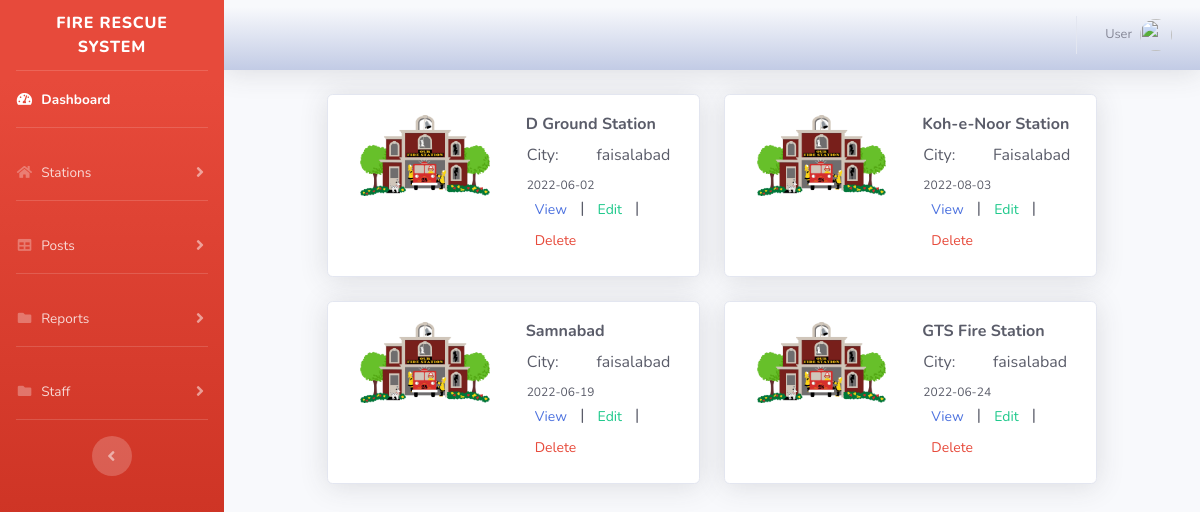
/admin/station.php (signed in), run on an earlier commit of the app's database.
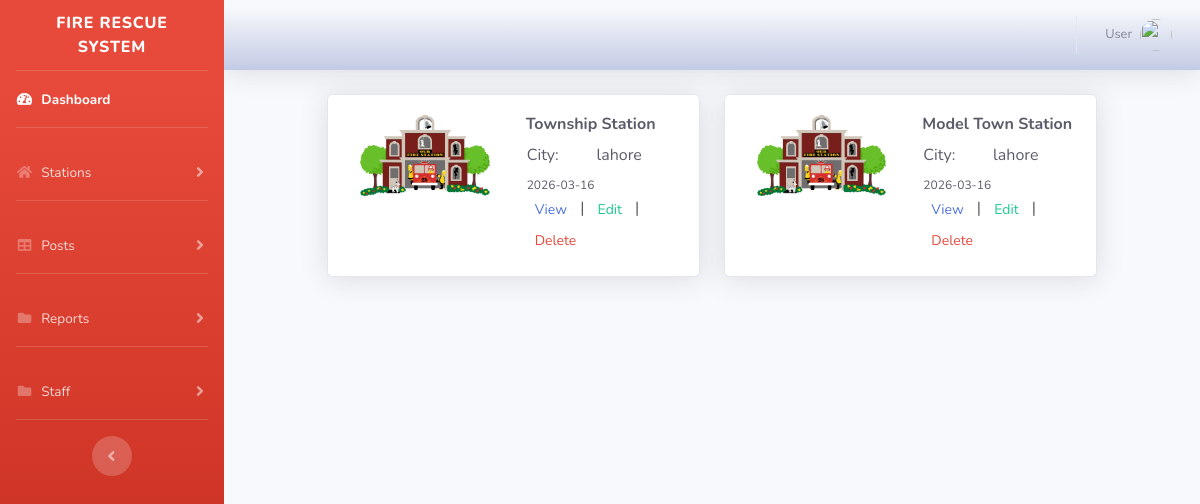
And on a later commit of the database.
### tables this page shows
CREATE TABLE `station` (
  `station_id` int(11) NOT NULL,
  `station_name` text NOT NULL,
  `station_contact` int(100) NOT NULL,
  `station_username` varchar(100) NOT NULL,
  `station_password` varchar(100) NOT NULL,
  `station_city` text NOT NULL,
  `station_latitude` varchar(200) NOT NULL,
  `station_longitude` varchar(200) NOT NULL,
  `station_timestamp` date NOT NULL DEFAULT current_timestamp()
);

### admin/station.php (the view, shortened to what this page needs)
<?php include 'include/header.php'; ?>
<?php include '../connection/connectdatabase.php'; ?>
<div class="container">
              <div class="row m-6 justify-content-center">
                <div class="col-lg-10 mb-4">
                  <div class="row">
<?php if (isset($_GET['id'])){ $id=$_GET['id'];}
 $query = mysqli_query($conn,"SELECT * FROM station");
          while ($data = mysqli_fetch_assoc($query)) {
?>
                    <div class="col-lg-6 col-md-12 col-sm-12 mb-4">
                      <div class="card text-white shadow ">
                        <div class="card-body">
                          <div class="row">
                            <div class="col-lg-6">
                              <img src="../assets/img/station.png" height="auto" class="col-12" alt="">
                            </div>
                             <div class="col-lg-6 col-sm-12 text-gray-800">
                              <h6><b><?=$data['station_name'];?></b></h6>
                              <table>
                                <tr>
                                  <td>City:</td>
                                  <td><?=$data['station_city'];?></td>
                                </tr>
                                <tr>
                                  <td><sub><?=$data['station_timestamp'];?></sub></td>
                                  <td></td>
                                </tr>
                              </table>
                              <div class="">
                                <a href="station_detail.php?id=<?=$data['station_id'];?>" class="btn text-primary btn-sm">
                                  View
                                </a> |
                                <a href="edit_station.php?id=<?=$data['station_id'];?>" class="btn text-success btn-sm">
                                  Edit
                                  </a> |
                                 <a href="station.php?id=<?=$data['station_id'];?>" class="btn text-danger btn-sm">
                                  Delete
                                </a>
                              </div>
                            </div>
                          </div>
                        </div>
                      </div>
                    </div>
<?php } ?>
                </div>
              </div>
          </div>
      </div>
<?php include 'include/footer.php'; ?>

### admin/include/header.php (shortened to what this page needs)
<!DOCTYPE html>
<html lang="en">
<head>
    <link href="../assets/vendor/fontawesome-free/css/all.min.css" rel="stylesheet" type="text/css" />
    <link href="../assets/css/sb-admin-2.min.css" rel="stylesheet" />
    <link href="../assets/vendor/datatables/dataTables.bootstrap4.min.css" rel="stylesheet">
</head>
<body id="page-top">
    <div id="wrapper">
        <ul class="navbar-nav bg-gradient-danger sidebar sidebar-dark accordion" id="accordionSidebar">
            <a class="sidebar-brand d-flex align-items-center justify-content-center" href="index.php">
                <div class="sidebar-brand-text mx-3">Fire Rescue System</div>
            </a>
            <hr class="sidebar-divider my-0" />
            <li class="nav-item active">
                <a class="nav-link" href="index.php">
                    <i class="fas fa-fw fa-tachometer-alt"></i>
                    <span>Dashboard</span></a>
            </li>
            <hr class="sidebar-divider" />
            <li class="nav-item">
                <a class="nav-link collapsed" href="#" data-toggle="collapse" data-target="#collapseTwo"
                    aria-expanded="true" aria-controls="collapseTwo">
                    <i class="fas fa-fw fa-home"></i>
                    <span>Stations</span>
                </a>
            </li>
            <hr class="sidebar-divider" />
            <li class="nav-item">
                <a class="nav-link collapsed" href="#" data-toggle="collapse" data-target="#collapseUtilities"
                    aria-expanded="true" aria-controls="collapseUtilities">
                    <i class="fas fa-fw fa-table"></i>
                    <span>Posts</span>
                </a>
            </li>
            <hr class="sidebar-divider d-none d-md-block" />
            <li class="nav-item">
                <a class="nav-link collapsed" href="#" data-toggle="collapse" data-target="#collapsePages"
                    aria-expanded="true" aria-controls="collapsePages">
                    <i class="fas fa-fw fa-folder"></i>
                    <span>Reports</span>
                </a>
            </li>
            <hr class="sidebar-divider d-none d-md-block" />
            <li class="nav-item">
                <a class="nav-link collapsed" href="#" data-toggle="collapse" data-target="#collapseEmploye"
                    aria-expanded="true" aria-controls="collapseEmploye">
                    <i class="fas fa-fw fa-folder"></i>
                    <span>Staff</span>
                </a>
            </li>
            <hr class="sidebar-divider d-none d-md-block" />
            <div class="text-center d-none d-md-inline">
                <button class="rounded-circle border-0" id="sidebarToggle"></button>
            </div>
        </ul>
        <div id="content-wrapper" class="d-flex flex-column">
            <div id="content">
                <nav class="navbar navbar-expand navbar-light bg-gradient-light topbar mb-4 static-top shadow">
                    <ul class="navbar-nav ml-auto">
                        <li class="nav-item dropdown no-arrow">
                            <a class="nav-link dropdown-toggle" href="#" id="userDropdown" role="button"
                                data-toggle="dropdown" aria-haspopup="true" aria-expanded="false">
                                <span class="mr-2 d-none d-lg-inline text-gray-600 small">User</span>
                                <img class="img-profile rounded-circle"
                                    src=https://encrypted-tbn0.gstatic.com/images?q=tbn:ANd9GcTPetTyj1vEcs5ZXelLe4QaJdiuwu-5kVtJBQ&usqp=CAU />
                            </a>
                        </li>
                    </ul>
                </nav>

### admin/include/footer.php (shortened to what this page needs)
      </div>
    </div>
  </body>
</html>

What changed in the data, as far as the page shows it:
removed station: station_name "D Ground Station", station_city "faisalabad", station_timestamp "2022-06-02"
removed station: station_name "Koh-e-Noor Station", station_city "Faisalabad", station_timestamp "2022-08-03"
removed station: station_name "Samnabad", station_city "faisalabad", station_timestamp "2022-06-19"
removed station: station_name "GTS Fire Station", station_city "faisalabad", station_timestamp "2022-06-24"
added station: station_name "Township Station", station_city "lahore", station_timestamp "2026-03-16"
added station: station_name "Model Town Station", station_city "lahore", station_timestamp "2026-03-16"
